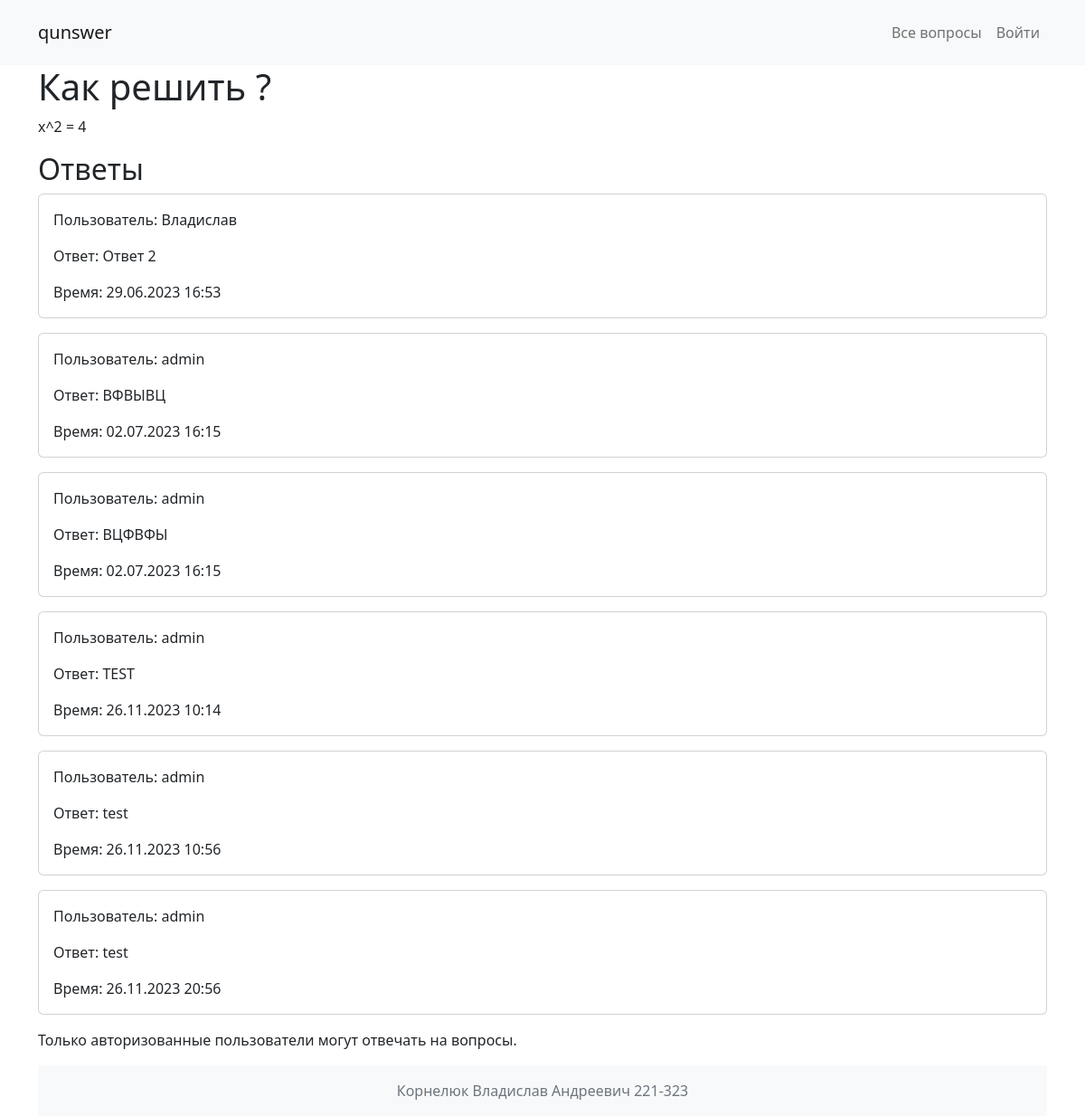
The app's page /qa/question/16/, older data.
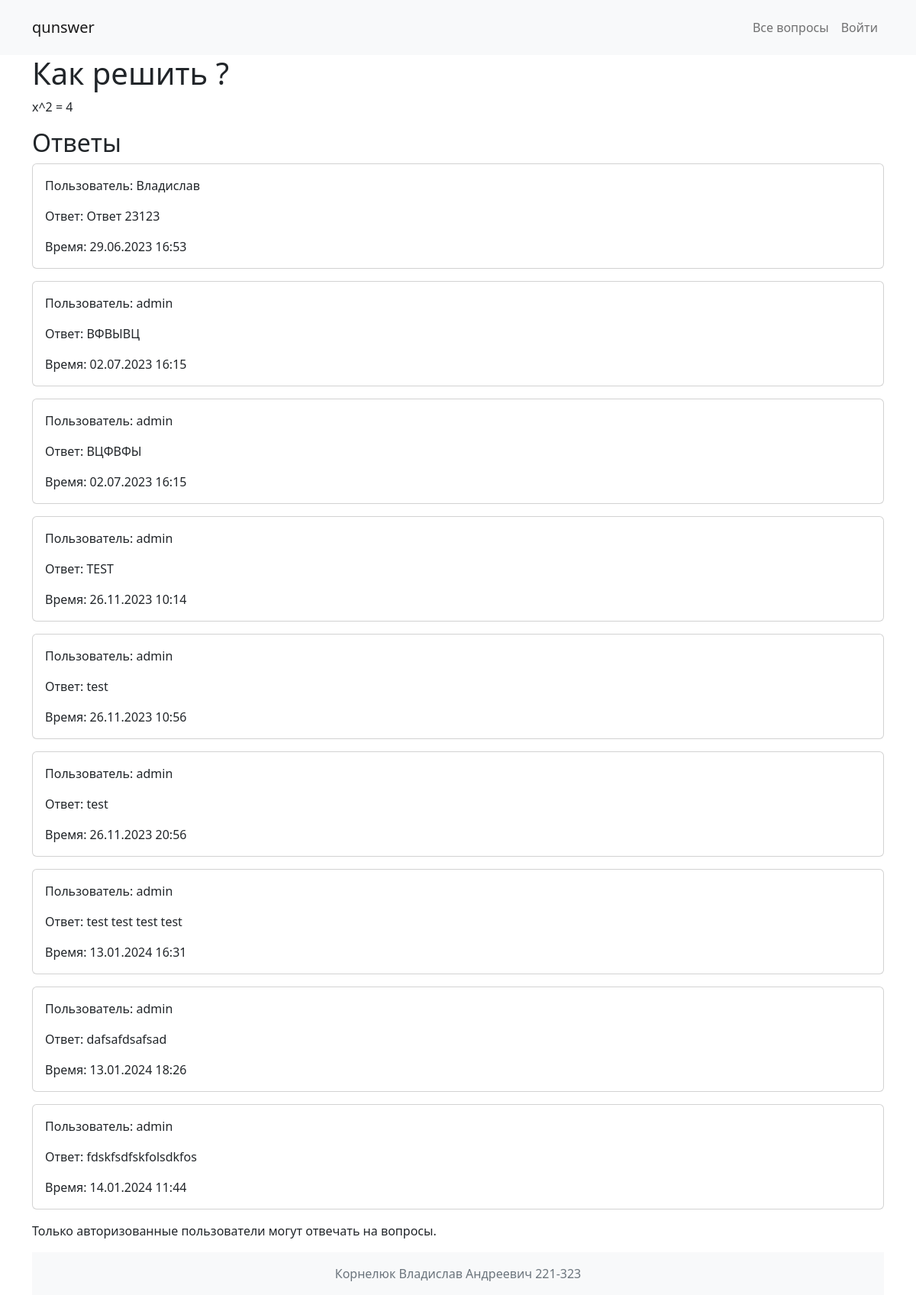
The same page, newer data.
### qa_app/models.py (models this page shows, shortened)
class Question(models.Model):
    id = models.AutoField(primary_key=True)
    title = models.CharField(max_length=255, verbose_name='Заголовок')
    content = models.TextField(verbose_name='Содержание')
    author = models.ForeignKey(User, on_delete=models.PROTECT, related_name='questions', verbose_name='Автор')
    created_at = models.DateTimeField(auto_now_add=True, verbose_name='Создано')
    tags = models.ManyToManyField('Tag', related_name='questions', verbose_name='Тэги')
    answers = models.ManyToManyField('Answer', related_name='question_answers', verbose_name='Ответы')
    is_favorite = models.BooleanField(default=False)
    history = HistoricalRecords()
    class Meta:
        verbose_name_plural = 'Вопросы'

class Answer(models.Model):
    question = models.ForeignKey(Question, on_delete=models.CASCADE, related_name='answer_set', verbose_name='Вопрос')
    content = models.TextField()
    author = models.ForeignKey(User, on_delete=models.CASCADE, related_name='answer_authors', verbose_name='Автор')
    created_at = models.DateTimeField(auto_now_add=True, verbose_name='Создано')
    history = HistoricalRecords()
    class Meta:
        verbose_name_plural = 'Ответы'

### qa_app/views.py (the view, shortened to what this page needs)
# urls.py: path('question/<int:question_id>/', views.QuestionDetailView.as_view(), name='question_detail'),
class QuestionDetailView(View):
    def get(self, request, question_id):
        question = get_object_or_404(Question, pk=question_id)
        answers = question.answer_set.all()
        form = AnswerForm()
        context = {
            'question': question,
            'answers': answers,
            'form': form,
        }
        return render(request, 'question.html', context)

### qa_app/templates/question.html
{% extends 'head.html' %}
{% block content %}
    {% include 'header.html' %}
    <div class="container">
        <h1>{{ question.title }}</h1>
        <p>{{ question.content }}</p>
        <h2>Ответы</h2>
        {% if answers %}
            {% for answer in answers %}
                <div class="card mb-3">
                    <div class="card-body">
                        <p class="card-text">Пользователь: {{ answer.author.username }}</p>
                        <p class="card-text">Ответ: {{ answer.content }}</p>
                        <p class="card-text">Время: {{ answer.created_at|date:"d.m.Y H:i" }}</p>
                    </div>
                </div>
            {% endfor %}
        {% else %}
            <p>Пока нет ответов.</p>
        {% endif %}
        {% if user.is_authenticated %}
			<h2>Ответить на вопрос</h2>
			<form method="post" action="{% url 'question_detail' question_id=question.id %}">
				{% csrf_token %}
				<div class="form-group">
					{{ form.as_p }}
				</div>
				<button type="submit" class="btn btn-primary">Отправить ответ</button>
			</form>
			{% else %}
				<p>Только авторизованные пользователи могут отвечать на вопросы.</p>
			{% endif %}
    {% include 'footer.html' %}
{% endblock %}

### qa_app/templates/head.html (shortened to what this page needs)
<!DOCTYPE html>
<html lang="ru">
<head>
	<link rel="stylesheet" href="https://cdn.jsdelivr.net/npm/bootstrap@5.2.3/dist/css/bootstrap.min.css"
>
</head>
<body>
	<div class="content">
		{% block content %}
		{% endblock %}
	</div>
</body>
</html>

### qa_app/templates/header.html
{% extends 'head.html' %}
{% block content %}
<header class="header">
	<nav class="navbar navbar-expand-lg navbar-light bg-light p-3">
		<div class="collapse navbar-collapse container" id="navbarNav">
			<a class="navbar-brand" href="{% url 'main' %}">qunswer</a>
			<ul class="navbar-nav ml-auto">
				<li class="nav-item">
					<a class="nav-link" href="{% url 'questionList' %}">Все вопросы</a>
				</li>
				{% if user.is_authenticated %}
				<li class="nav-item">
					<a class="nav-link btn btn-link" href="{% url 'create_question' %}">Создай вопрос</a>
				</li>
				<li class="nav-item">
					<a class="nav-link btn btn-link" href="{% url 'logout' %}">Выйти</a>
				</li>
				<li class="nav-item">
					<a class="nav-link navbar-text" href="{% url 'profile' %}">{{ user.username }}</a>
				</li>
				{% else %}
				<li class="nav-item">
					<a class="nav-link" href="{% url 'login' %}">Войти</a>
				</li>
				{% endif %}
			</ul>
		</div>
	</nav>
</header>
{% endblock %}

### qa_app/templates/footer.html (shortened to what this page needs)
<footer class="footer mt-auto py-3 bg-light">
	<div class="container text-center">
		<span class="text-muted">Корнелюк Владислав Андреевич 221-323</span>
	</div>
</footer>

### qa_app/templates/head.html (style rules this page uses)
body { display: flex; flex-direction: column; min-height: 100vh; }
.content { flex-grow: 1; }

### qa_app/templates/footer.html (style rules this page uses)
.footer { flex-shrink: 0; }

Row changes from the older to the newer data that the page shows:
changed Answer "Владислав": content "Ответ 2" → "Ответ 23123"
added Answer: author.username "admin", content "test test test test", created_at "13.01.2024 16:31"
added Answer: author.username "admin", content "dafsafdsafsad", created_at "13.01.2024 18:26"
added Answer: author.username "admin", content "fdskfsdfskfolsdkfos", created_at "14.01.2024 11:44"
